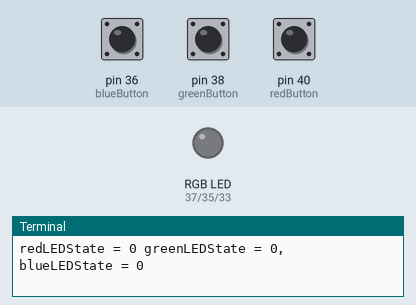
Simulated run of this program. Board: Raspberry Pi (header pin numbers). On the bench: an RGB LED mixed from three pins (HIGH = lit), the last lines printed to the terminal. The test bench sets the inputs (shaded band); at power-on: pin 36 (blueButton) LOW, pin 38 (greenButton) LOW, pin 40 (redButton) LOW.

Above: at 1.2 s.
1.3 s: pin 36 (blueButton) pulled HIGH for 0.15 s
At 1.6 s:
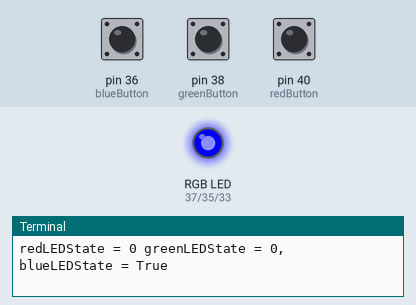
2.9 s: pin 38 (greenButton) pulled HIGH for 0.15 s
At 3.2 s:
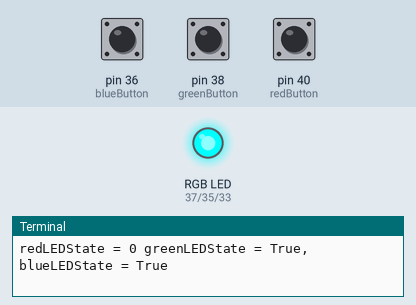
4.5 s: pin 40 (redButton) pulled HIGH for 0.15 s
At 4.8 s:
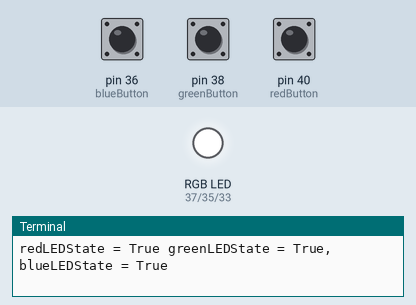
6.1 s: pin 36 (blueButton) pulled HIGH for 1 s
At 6.5 s:
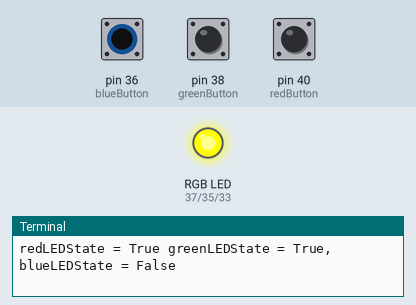
8.6 s: pin 38 (greenButton) pulled HIGH for 1 s
At 9.0 s:
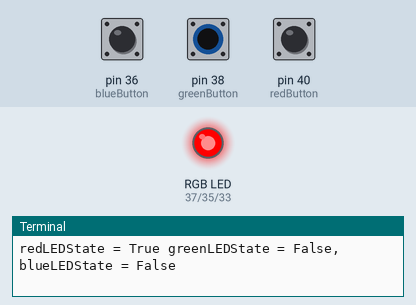
11.1 s: pin 36 (blueButton) pulled HIGH for 0.15 s
At 11.6 s:
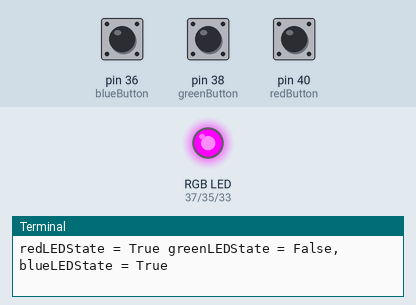
Timing chart, 0 to 13.7 s (numbered marks = the images above; inputs shaded):
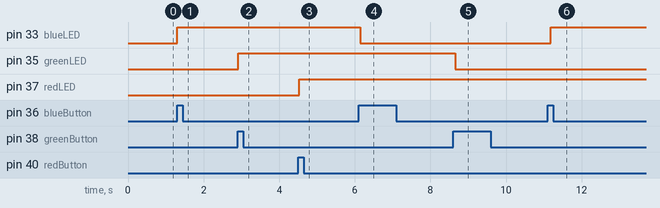

The program:

rgb.py
```python
import RPi.GPIO as GPIO
import time

GPIO.setmode(GPIO.BOARD)

redLED = 37
greenLED = 35
blueLED = 33

redButton = 40
greenButton = 38
blueButton = 36

redLEDState = 0
greenLEDState = 0
blueLEDState = 0

redButtState = 0
greenButtState = 0
blueButtState = 0

oldRedButtState = 0
oldGreenButtState = 0
oldBlueButtState = 0

GPIO.setup(redLED, GPIO.OUT)
GPIO.setup(greenLED, GPIO.OUT)
GPIO.setup(blueLED, GPIO.OUT)

GPIO.setup(redButton, GPIO.IN)
GPIO.setup(greenButton, GPIO.IN)
GPIO.setup(blueButton, GPIO.IN)

try:
        while True:
                redButtState = GPIO.input(redButton)
                greenButtState = GPIO.input(greenButton)
                blueButtState = GPIO.input(blueButton)
                if redButtState != oldRedButtState and redButtState == 1:
                        redLEDState = not redLEDState
                        print(f'redButtState = {redButtState}, oldState = {oldRedButtState}')
                GPIO.output(redLED, redLEDState)
                oldRedButtState = redButtState
                if greenButtState != oldGreenButtState and greenButtState == 1:
                        greenLEDState = not greenLEDState
                GPIO.output(greenLED, greenLEDState)
                oldGreenButtState = greenButtState
                if blueButtState != oldBlueButtState and blueButtState == 1:
                        blueLEDState = not blueLEDState
                GPIO.output(blueLED, blueLEDState)
                oldBlueButtState = blueButtState
                time.sleep(.1)
                print(f'redLEDState = {redLEDState} greenLEDState = {greenLEDState}, blueLEDState = {blueLEDState}')
except KeyboardInterrupt:
        GPIO.cleanup()
```

Measured:
- after the input at 1.3 s, pin 33 (blueLED): LOW → HIGH at once
- after the input at 2.9 s, pin 35 (greenLED): LOW → HIGH at once
- after the input at 4.5 s, pin 37 (redLED): LOW → HIGH at once
- after the input at 6.1 s, pin 33 (blueLED): HIGH → LOW at once
- after the input at 8.6 s, pin 35 (greenLED): HIGH → LOW after 0.06 s
- after the input at 11.1 s, pin 33 (blueLED): LOW → HIGH after 0.08 s
